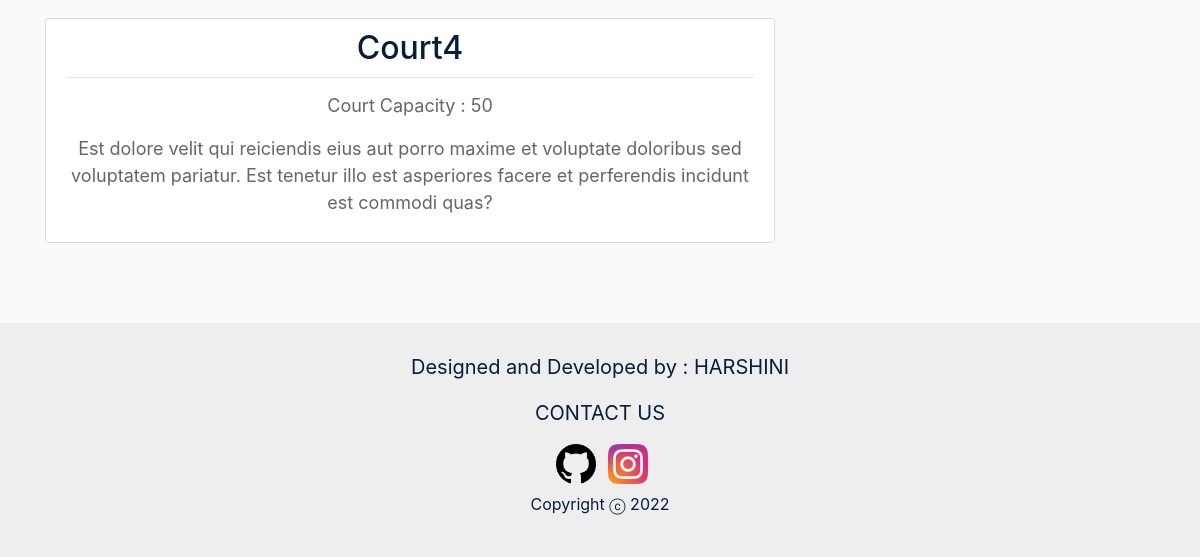
/courts/ (lower part), run on an earlier commit of the app's database.
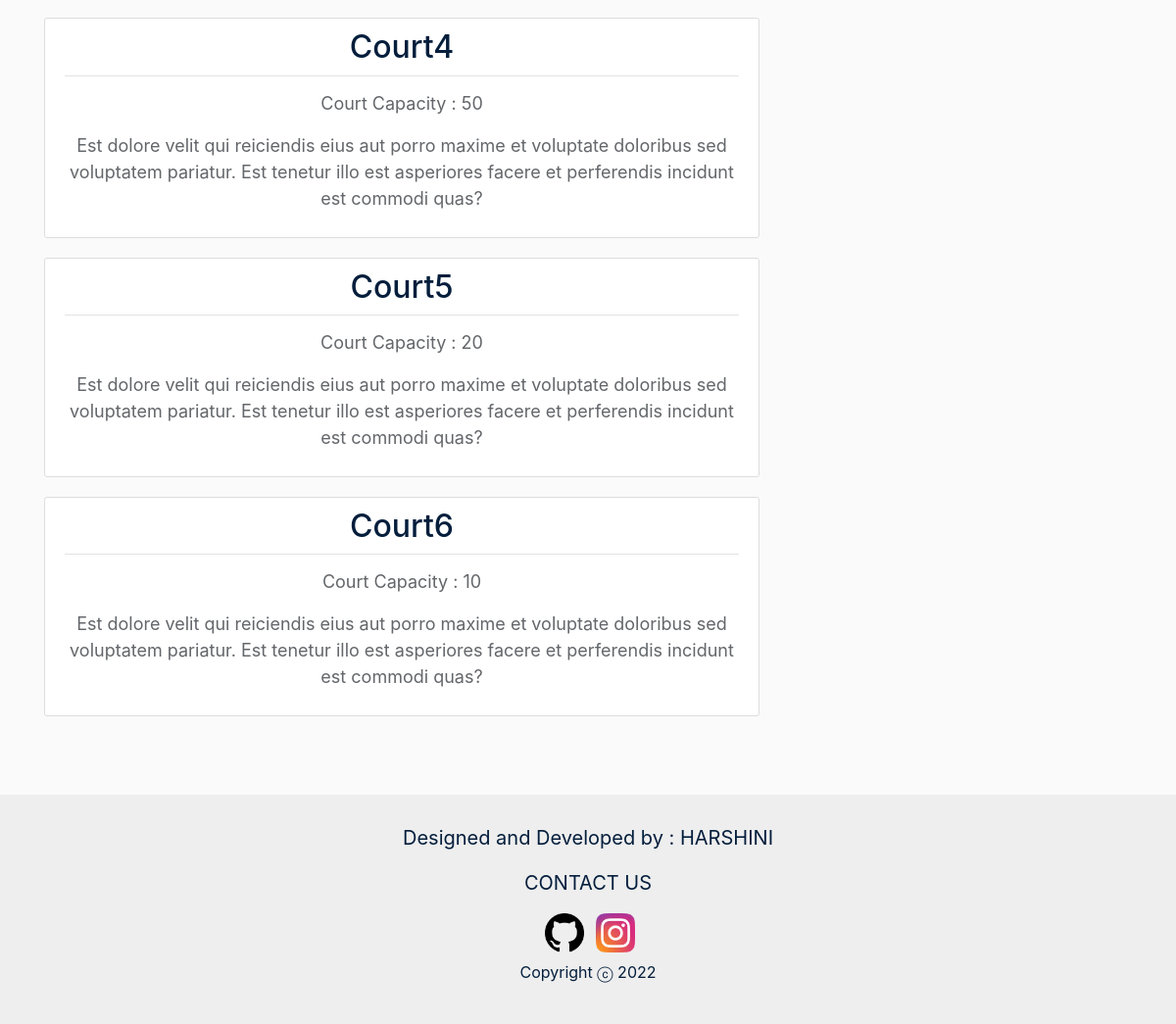
And on a later commit of the database.
### courts/models.py (models this page shows, shortened)
class Court(models.Model):
    name = models.CharField(max_length=100)
    capacity = models.IntegerField()

### courts/views.py (the view)
# urls.py: path('courts/', CourtListView.as_view(), name='courts-home'),
class CourtListView(ListView):
    model = Court
    template_name = 'courts/courts.html'
    context_object_name = 'courts'
    extra_context = {'staffs': Staff.objects.all(), 'slots': Slot.objects.all(), 'ratings': Rating.objects.all()}

### courts/templates/courts/courts.html (shortened to what this page needs)
{% extends 'sports/base.html' %}
{% block content %}
{% for court in courts %}
    <article class="media content-section shadow-box">
        <div class="media-body">
            <div class="article-metadata sport-title-div">
                <h2><a class="article-title sport-title" href="{% url 'courts-detail' court.id %}">{{ court.name }}</a></h2>
            </div>
            <p class="sports-article-content">Court Capacity : {{ court.capacity }}</p>
            <p class="sports-article-content">Est dolore velit qui reiciendis eius aut porro maxime et voluptate doloribus sed voluptatem pariatur. Est tenetur illo est asperiores facere et perferendis incidunt est commodi quas?</p>
        </div>
    </article>
{% endfor %}
{% endblock content %}

What changed in the data, as far as the page shows it:
added Court: name "Court5", capacity "20"
added Court: name "Court6", capacity "10"
